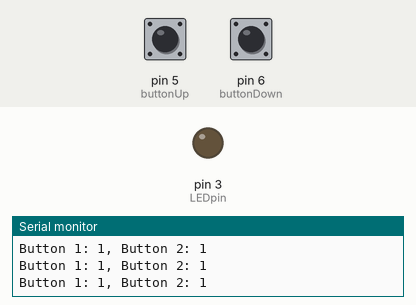
Bench run of a sketch on a simulated Arduino Uno, built with avr-gcc and run on an emulated ATmega328P. Shown: output pins drawn as LEDs (lit = HIGH), the last lines printed to the serial monitor. The inputs (shaded band) are chosen by the test bench; at power-on: pin 5 (buttonUp) HIGH, pin 6 (buttonDown) HIGH.

Above: at 1.2 s.
1.3 s: pin 5 (buttonUp) pulled LOW for 1 s
At 1.5 s:
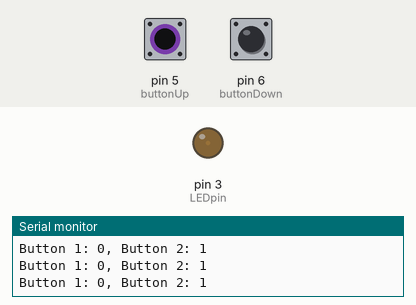
3.8 s: pin 5 (buttonUp) pulled LOW for 3.2 s
At 8.1 s:
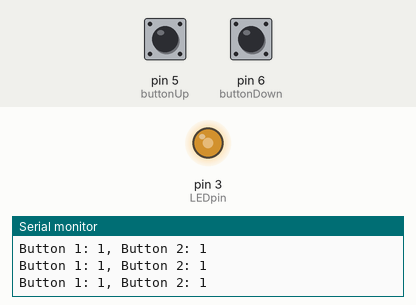
8.5 s: pin 5 (buttonUp) pulled LOW for 3.2 s
At 12.1 s:
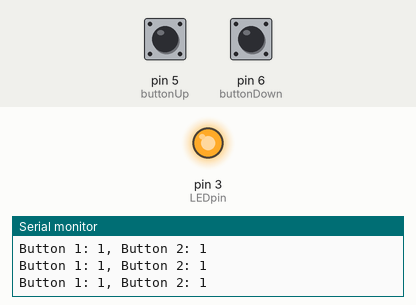
13.2 s: pin 6 (buttonDown) pulled LOW for 0.15 s
At 13.7 s:
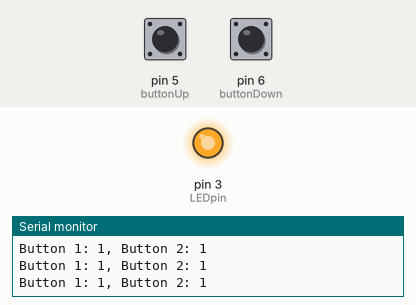
16.3 s: pin 6 (buttonDown) pulled LOW for 1 s
At 16.5 s:
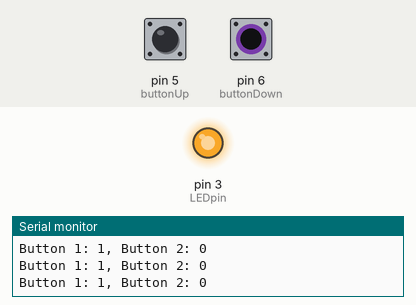
Timing chart, 0 to 19.3 s (numbered marks = the images above; inputs shaded):
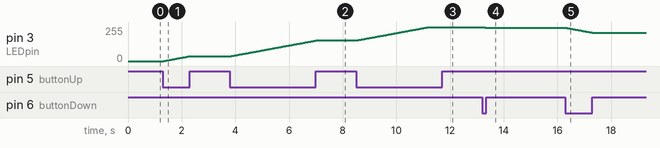

The sketch:

Dim_LED_with_Buttons.ino
```cpp
int buttonUp = 5;
int buttonDown = 6;
int LEDpin = 3;
int upRead;
int downRead;
int LEDbright = 0;

void setup() {
  // put your setup code here, to run once:
Serial.begin(9600);
pinMode(LEDpin, OUTPUT);
pinMode(buttonUp, INPUT);
pinMode(buttonDown, INPUT);

}

void loop() {
  // put your main code here, to run repeatedly:
  upRead = digitalRead(buttonUp);
  downRead = digitalRead(buttonDown);

  Serial.print("Button 1: ");
  Serial.print(upRead);
  Serial.print(", ");

  Serial.print("Button 2: ");
  Serial.println(downRead);

  if(upRead == 0)
  {
    LEDbright = LEDbright + 1;

  }

  if(downRead == 0)
  {
    LEDbright = LEDbright - 1;
  }

  if(LEDbright > 255)
  {
    LEDbright = 255;
  }

  if(LEDbright < 0)
  {
    LEDbright = 0;
  }

  analogWrite(LEDpin, LEDbright);


}
```

Measured:
- after the input at 1.3 s, pin 3 (LEDpin): moves from 0/255 to 37/255 over 0.97 s, starting at once
- after the input at 3.8 s, pin 3 (LEDpin): moves from 37/255 to 155/255 over 3.2 s, starting after 0.05 s
- after the input at 8.5 s, pin 3 (LEDpin): moves from 155/255 to 255/255 over 2.7 s, starting at once
- after the input at 13.2 s, pin 3 (LEDpin): 255/255 → 249/255 at once
- after the input at 16.3 s, pin 3 (LEDpin): moves from 249/255 to 212/255 over 0.97 s, starting after 0.05 s
